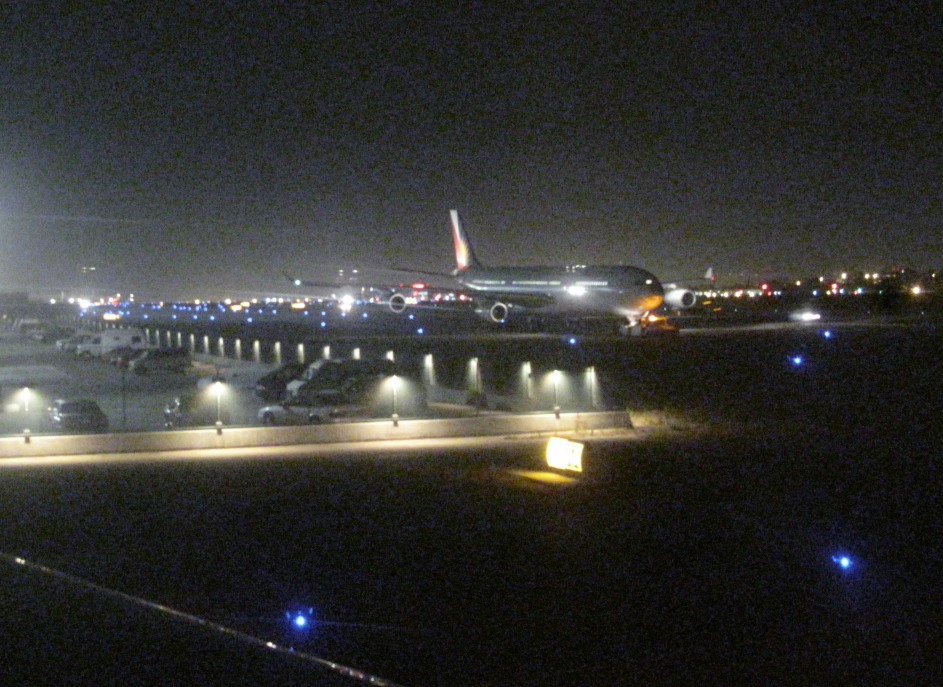
#> input picture tools/quality_validation/noise_ringing_validation/images/NR004.jpg, 2829 x 2061 px (shown at 1/3 size)
$ python -i experimental_noise_v4_pca.py   (imports and definitions only)   (older library calls are emulated)
#> lines starting #> are read from the running program, lines starting #| are printed output that depends on the picture
#> further down, picture is the input picture: shape (2061, 2829, 3); mean B, G, R 49, 51.9, 51.6
#!/usr/bin/env python3
"""Research-only Noise v4: patch PCA blind noise-level estimation.

Does not modify Noise v2/v3, production, or combined_v1.

Primary: weak-texture patch PCA / smallest-eigenvalue BNE (Liu–Tanaka–Okutomi class).
Secondary baseline: wavelet-style HH high-pass MAD (separable Haar detail), for comparison only.

Scales are a priori from synthetic AWGN ladders. Not fitted on SPAQ or the frozen ACCESS pilot.
"""

from __future__ import annotations

from typing import Any

import numpy as np
from numpy.linalg import svd

try:
    import cv2
except ImportError:  # pragma: no cover
    cv2 = None  # type: ignore

NOISE_V4_ID = "experimental_noise_v4_pca"
RESIZE_CAP = 1024
PATCH = 8
# Keep the weakest-texture fraction of patches for PCA.
WEAK_FRAC = 0.05
MIN_WEAK_PATCHES = 20
MAX_PATCHES_FOR_PCA = 400
# Absolute weak-texture gate (mean Sobel mag); rejects structured foliage patches.
WEAK_TEX_MAX = 8.0
# A priori REF from synthetic AWGN on flat panels (not pilot).
NOISE_SIGMA_REF = 14.0
CHROMA_WEIGHT = 1.15
DARK_VISIBILITY_GAIN = 0.35
# When weak patches still look structured, blend toward wavelet on flat-ish content only.
TEXTURE_GUARD = 18.0


def clip01(x: float) -> float:
    return max(0.0, min(1.0, float(x)))


def _resize_longest(bgr: np.ndarray, cap: int = RESIZE_CAP) -> np.ndarray:
#> called with cap = 1024
    h, w = bgr.shape[:2]
    longest = max(h, w)
    if longest <= cap:
        return bgr
    scale = cap / float(longest)
    nh, nw = max(1, int(round(h * scale))), max(1, int(round(w * scale)))
    return cv2.resize(bgr, (nw, nh), interpolation=cv2.INTER_AREA)


def _mad_sigma(values: np.ndarray) -> float:
    if values.size == 0:
        return 0.0
    med = float(np.median(values))
    return 1.4826 * float(np.median(np.abs(values - med)))


def wavelet_hh_mad_sigma(gray_f: np.ndarray) -> float:
    """Secondary baseline: Haar-like HH detail MAD → Gaussian scale.

    Uses 2x2 diagonal differences (no PyWavelets dependency).
    """
    # Downsample-friendly even crop.
    h, w = gray_f.shape
    h2, w2 = h - (h % 2), w - (w % 2)
    g = gray_f[:h2, :w2]
    # HH ≈ (a - b - c + d) / 2 for 2x2 block [a b; c d]
    a = g[0::2, 0::2]
    b = g[0::2, 1::2]
    c = g[1::2, 0::2]
    d = g[1::2, 1::2]
    hh = 0.5 * (a - b - c + d)
    return _mad_sigma(hh.ravel())


def _collect_patches(channel: np.ndarray) -> tuple[np.ndarray, np.ndarray]:
    """Return (patches[N, P*P], structure_scores[N]).

    Structure score uses gradients of a mildly blurred image so AWGN flats stay
    low while natural texture remains high (noise-resistant weak-patch selection).
    """
    h, w = channel.shape
    blur = cv2.GaussianBlur(channel, (0, 0), 1.2)
    gx = cv2.Sobel(blur, cv2.CV_64F, 1, 0, ksize=3)
    gy = cv2.Sobel(blur, cv2.CV_64F, 0, 1, ksize=3)
    mag = np.sqrt(gx * gx + gy * gy)
    patches: list[np.ndarray] = []
    scores: list[float] = []
    step = PATCH  # non-overlapping for speed/stability
    for y in range(0, h - PATCH + 1, step):
        for x in range(0, w - PATCH + 1, step):
            tile = channel[y : y + PATCH, x : x + PATCH]
            tscore = float(np.mean(mag[y : y + PATCH, x : x + PATCH]))
            patches.append(tile.reshape(-1))
            scores.append(tscore)
    if not patches:
        return np.zeros((0, PATCH * PATCH), dtype=float), np.zeros(0, dtype=float)
    return np.asarray(patches, dtype=float), np.asarray(scores, dtype=float)


def _pca_noise_sigma(patches: np.ndarray) -> float:
    """Smallest singular value of centered weak patches ≈ noise scale."""
    if patches.shape[0] < 2:
        return 0.0
    # Center each patch
    x = patches - patches.mean(axis=1, keepdims=True)
    # Economy SVD on (n_patches x dim); noise ~ sigma_min / sqrt(n_pix) style.
    # For additive white noise, the smallest eigenvalue of cov ≈ σ².
    # Use SVD of data matrix: s[-1]^2 / (n-1) ≈ λ_min when rows are observations.
    n = x.shape[0]
    # Limit rows for runtime
    if n > MAX_PATCHES_FOR_PCA:
        rng = np.random.default_rng(0)
        idx = rng.choice(n, size=MAX_PATCHES_FOR_PCA, replace=False)
        x = x[idx]
        n = x.shape[0]
    # SVD of X (n x p); singular values relate to sqrt(eigenvalues of X'X)
    _, s, _ = svd(x, full_matrices=False)
    if s.size == 0:
        return 0.0
    # λ_min of sample covariance ≈ s_min^2 / (n - 1)
    lam_min = float(s[-1] ** 2) / max(n - 1, 1)
    return float(np.sqrt(max(lam_min, 0.0)))


def estimate_noise_bgr(bgr: np.ndarray) -> dict[str, Any]:
    if cv2 is None:
        raise RuntimeError("OpenCV required for Noise v4")
    work = _resize_longest(bgr, RESIZE_CAP)
    yuv = cv2.cvtColor(work, cv2.COLOR_BGR2YUV).astype(np.float64)
    y = yuv[:, :, 0]
    u = yuv[:, :, 1]
    v = yuv[:, :, 2]
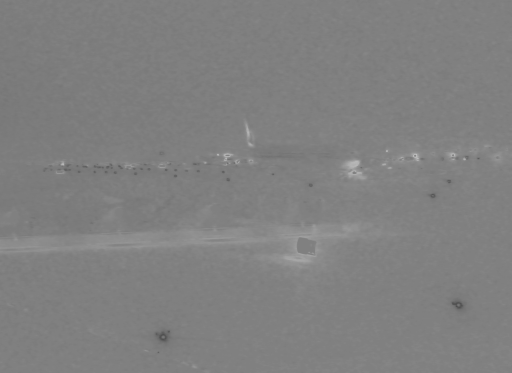
#> v: shape (746, 1024) float64 (shown at 1/2 size); min 72, max 202, mean 128

    # Secondary wavelet baseline on luma (always computed).
    wavelet_sigma = wavelet_hh_mad_sigma(y)
#> in _mad_sigma, `med = float(np.median(values))`: med = 0
#> wavelet_sigma = 2.97

    y_patches, y_tex = _collect_patches(y)
#> after the loop in _collect_patches, `for y in range(0, h - PATCH + 1, step):`: patches = 11904 items; scores = 11904 values, max 272.8 at index 11172, min 0.00771 at index 7883, mean 21.08
#> y_tex has the same summary as scores in _collect_patches
    u_patches, _ = _collect_patches(u)
#> in _collect_patches (call 2), `mag = np.sqrt(gx * gx + gy * gy)`:
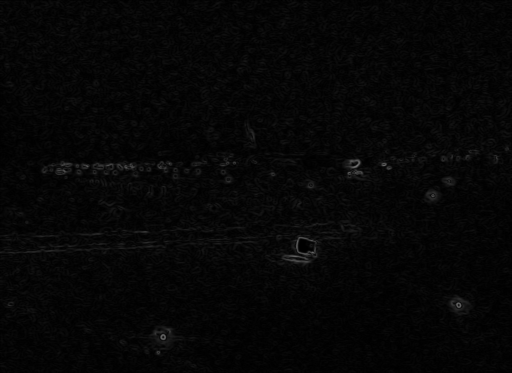
#> mag: shape (746, 1024) float64 (shown at 1/2 size); min 0, max 120.6, mean 6.3
#> after the loop in _collect_patches (call 2), `for y in range(0, h - PATCH + 1, step):`: scores = 11904 values, max 62.6 at index 5209, min 0.0257 at index 7883, mean 6.32
    v_patches, _ = _collect_patches(v)
#> in _collect_patches (call 3), `gy = cv2.Sobel(blur, cv2.CV_64F, 0, 1, ksize=3)`:
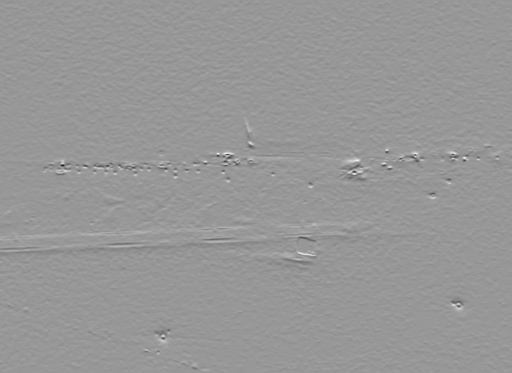
#> gy: shape (746, 1024) float64 (shown at 1/2 size); min -137.1, max 93.83, mean 0; drawn with min black and max white
#> after the loop in _collect_patches (call 3), `for y in range(0, h - PATCH + 1, step):`: scores = 11904 values, max 55.51 at index 4918, min 0.00474 at index 7883, mean 3.98
    n_total = int(y_patches.shape[0])
    insufficient = n_total < MIN_WEAK_PATCHES

    # Chroma wavelet secondary (responds when luma is clean but U/V are noisy).
    chroma_wavelet = 0.5 * (wavelet_hh_mad_sigma(u) + wavelet_hh_mad_sigma(v))
#> in wavelet_hh_mad_sigma (call 2), `hh = 0.5 * (a - b - c + d)`:
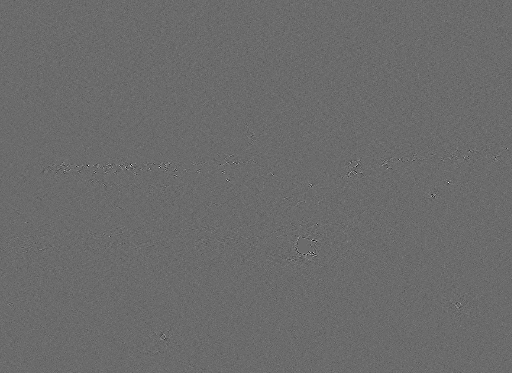
#> hh: shape (373, 512) float64; min -10.5, max 14.5, mean 0.000555; drawn with min black and max white
#> chroma_wavelet = 0.371

    luma_sigma = 0.0
    chroma_sigma = 0.0
    n_weak = 0
    weak_idx = np.zeros(0, dtype=int)
    used_fallback = False
    fallback_reason = ""

    if insufficient:
        used_fallback = True
        fallback_reason = "insufficient_patches"
        luma_sigma = wavelet_sigma
        chroma_sigma = chroma_wavelet
    else:
        # Weak by texture rank AND absolute gate.
        order = np.argsort(y_tex)
#> order = 11904 values, max 11903 at index 825, min 0 at index 6715, mean 5951.5
        n_keep = max(MIN_WEAK_PATCHES, int(round(WEAK_FRAC * n_total)))
        n_keep = min(n_keep, n_total, MAX_PATCHES_FOR_PCA)
        cand = order[:n_keep]
#> cand = 400 values, max 11889 at index 14, min 27 at index 379, mean 7842.2
        weak_idx = np.asarray([i for i in cand if y_tex[i] <= WEAK_TEX_MAX], dtype=int)
#> weak_idx has the same summary as cand
        if weak_idx.size < MIN_WEAK_PATCHES:
            # Relax absolute gate but keep weakest rank set.
            weak_idx = np.asarray(cand, dtype=int)
            used_fallback = True
            fallback_reason = "relaxed_weak_texture_gate"
        n_weak = int(weak_idx.size)
        if n_weak < MIN_WEAK_PATCHES:
            used_fallback = True
            fallback_reason = "insufficient_weak_texture_patches"
            luma_sigma = wavelet_sigma
            chroma_sigma = chroma_wavelet
        else:
            luma_sigma = _pca_noise_sigma(y_patches[weak_idx])
#> in _pca_noise_sigma, `x = patches - patches.mean(axis=1, keepdims=True)`:
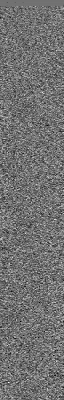
#> x: shape (400, 64) float64; min -17.17, max 21.25, mean 0; drawn with min black and max white
#> in _pca_noise_sigma, `_, s, _ = svd(x, full_matrices=False)`: s = 64 values, max 153.1 at index 0, min 2.93e-14 at index 63, mean 75.61
#> in _pca_noise_sigma, `lam_min = float(s[-1] ** 2) / max(n - 1, 1)`: lam_min = 2.15e-30
#> luma_sigma = 1.47e-15
            if u_patches.shape[0] == n_total and v_patches.shape[0] == n_total:
                cu = _pca_noise_sigma(u_patches[weak_idx])
#> in _pca_noise_sigma (call 2), `x = patches - patches.mean(axis=1, keepdims=True)`:
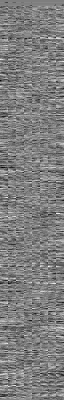
#> x: shape (400, 64) float64; min -7.42, max 7.48, mean 0; drawn with min black and max white
#> in _pca_noise_sigma (call 2), `_, s, _ = svd(x, full_matrices=False)`: s = 64 values, max 131.3 at index 0, min 8.64e-15 at index 63, mean 20.77
#> in _pca_noise_sigma (call 2), `lam_min = float(s[-1] ** 2) / max(n - 1, 1)`: lam_min = 1.87e-31
#> cu = 4.33e-16
                cv_ = _pca_noise_sigma(v_patches[weak_idx])
#> in _pca_noise_sigma (call 3), `x = patches - patches.mean(axis=1, keepdims=True)`:
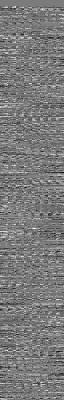
#> x: shape (400, 64) float64; min -5.05, max 5.39, mean 0; drawn with min black and max white
#> in _pca_noise_sigma (call 3), `_, s, _ = svd(x, full_matrices=False)`: s = 64 values, max 85.72 at index 0, min 6.22e-15 at index 63, mean 14.29
#> in _pca_noise_sigma (call 3), `lam_min = float(s[-1] ** 2) / max(n - 1, 1)`: lam_min = 9.7e-32
#> cv_ = 3.12e-16
                chroma_sigma = max(0.5 * (cu + cv_), chroma_wavelet)
#> chroma_sigma = 0.371
            else:
                chroma_sigma = chroma_wavelet
            if luma_sigma <= 1e-6 and wavelet_sigma > 0:
                used_fallback = True
                fallback_reason = "pca_degenerate_used_wavelet"
                luma_sigma = wavelet_sigma
#> luma_sigma = 2.97

    # Guard: if selected "weak" patches are still textured, damp structured energy.
    if weak_idx.size > 0:
        weak_tex_med = float(np.median(y_tex[weak_idx]))
#> weak_tex_med = 7.36
    elif n_total > 0:
        weak_tex_med = float(np.median(y_tex))
    else:
        weak_tex_med = 0.0
    amount_raw = max(luma_sigma, CHROMA_WEIGHT * chroma_sigma)
#> amount_raw = 2.97
    if weak_tex_med > TEXTURE_GUARD and chroma_sigma < 2.0:
        # Structured content: damp luma-PCA; keep chroma channel.
        luma_damped = min(luma_sigma, max(wavelet_sigma, 0.45 * luma_sigma))
        amount_raw = max(luma_damped, CHROMA_WEIGHT * chroma_sigma)
    mean_luma = float(np.mean(y)) / 255.0
#> mean_luma = 0.202
    visibility = 1.0 + DARK_VISIBILITY_GAIN * (1.0 - mean_luma)
#> visibility = 1.28
    amount = float(amount_raw * visibility)
#> amount = 3.79
    q = clip01(1.0 - amount / NOISE_SIGMA_REF)
#> q = 0.729

    return {
        "noise_amount": amount,
        "noise_amount_raw": float(amount_raw),
        "quality_cleanliness_0_1": float(q),
        "luma_sigma_pca": float(luma_sigma),
        "chroma_sigma_pca": float(chroma_sigma),
        "wavelet_hh_mad_sigma": float(wavelet_sigma),
        "chroma_wavelet_hh_mad_sigma": float(chroma_wavelet),
        "n_patches_total": n_total,
        "n_weak_patches": n_weak,
        "insufficient_homogeneous_patches": bool(insufficient or fallback_reason.startswith("insufficient")),
        "used_fallback": used_fallback,
        "fallback_reason": fallback_reason or None,
        "visibility_weight": float(visibility),
        "a_priori_scales": {
            "NOISE_SIGMA_REF": NOISE_SIGMA_REF,
            "CHROMA_WEIGHT": CHROMA_WEIGHT,
            "WEAK_FRAC": WEAK_FRAC,
            "MIN_WEAK_PATCHES": MIN_WEAK_PATCHES,
            "PATCH": PATCH,
            "fitted_on_access_pilot": False,
            "fitted_on_spaq": False,
        },
        "estimator_id": NOISE_V4_ID,
        "secondary_baseline": "wavelet_hh_mad",
    }

>>> import cv2
>>> picture = cv2.imread('noise_ringing_validation/images/NR004.jpg')
>>> result = estimate_noise_bgr(picture)
#> result = 16 items

$ run again, on tools/quality_validation/noise_ringing_validation/images/NR006.jpg
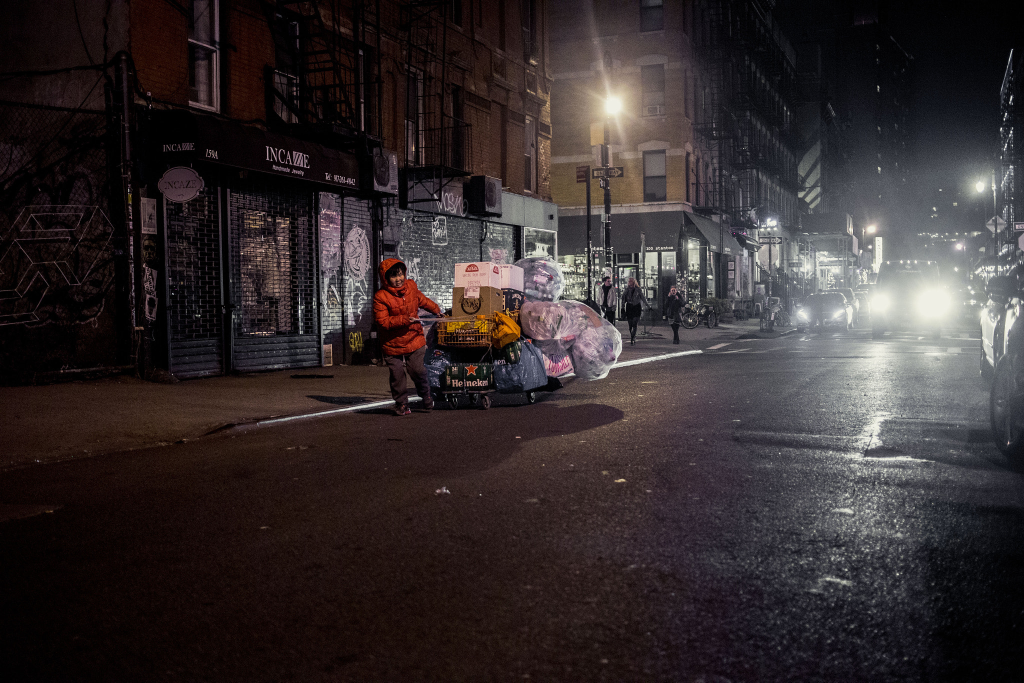
#> input picture tools/quality_validation/noise_ringing_validation/images/NR006.jpg, 2048 x 1365 px (shown at 1/2 size)
#> picture is the input picture: shape (1365, 2048, 3); mean B, G, R 45.2, 44.3, 52
#> med = 0
#> wavelet_sigma = 2.97
#> after the loop in _collect_patches, `for y in range(0, h - PATCH + 1, step):`: patches = 10880 items; scores = 10880 values, max 210.2 at index 6446, min 0.000922 at index 2071, mean 25.09
#> y_tex has the same summary as scores in _collect_patches
#> in _collect_patches (call 2), `mag = np.sqrt(gx * gx + gy * gy)`:
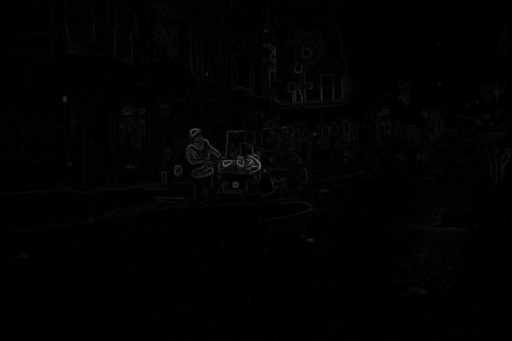
#> mag: shape (682, 1024) float64 (shown at 1/2 size); min 0, max 118.7, mean 2
#> after the loop in _collect_patches (call 2), `for y in range(0, h - PATCH + 1, step):`: scores = 10880 values, max 61.23 at index 5184, min 0 at index 126, mean 2.02
#> chroma_wavelet = 0
#> order = 10880 values, max 10879 at index 271, min 0 at index 115, mean 5439.5
#> cand = 400 values, max 10879 at index 271, min 0 at index 115, mean 4533.8
#> weak_idx has the same summary as cand
#> s = 64 values, max 39.08 at index 0, min 7.17e-15 at index 63, mean 21.18
#> lam_min = 1.29e-31
#> in estimate_noise_bgr, `luma_sigma = _pca_noise_sigma(y_patches[weak_idx])`: luma_sigma = 3.59e-16
#> cu = 1.02e-16
#> in _pca_noise_sigma (call 3), `x = patches - patches.mean(axis=1, keepdims=True)`:
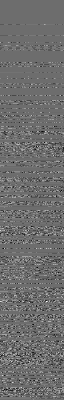
#> x: shape (400, 64) float64; min -3.92, max 5.17, mean 0; drawn with min black and max white
#> s = 64 values, max 29.9 at index 0, min 4.07e-15 at index 63, mean 13.07
#> lam_min = 4.15e-32
#> cv_ = 2.04e-16
#> chroma_sigma = 1.53e-16
#> in estimate_noise_bgr, `luma_sigma = wavelet_sigma`: luma_sigma = 2.97
#> weak_tex_med = 1.61
#> amount_raw = 2.97
#> mean_luma = 0.183
#> visibility = 1.29
#> amount = 3.81
#> q = 0.728
#> result = 16 items
